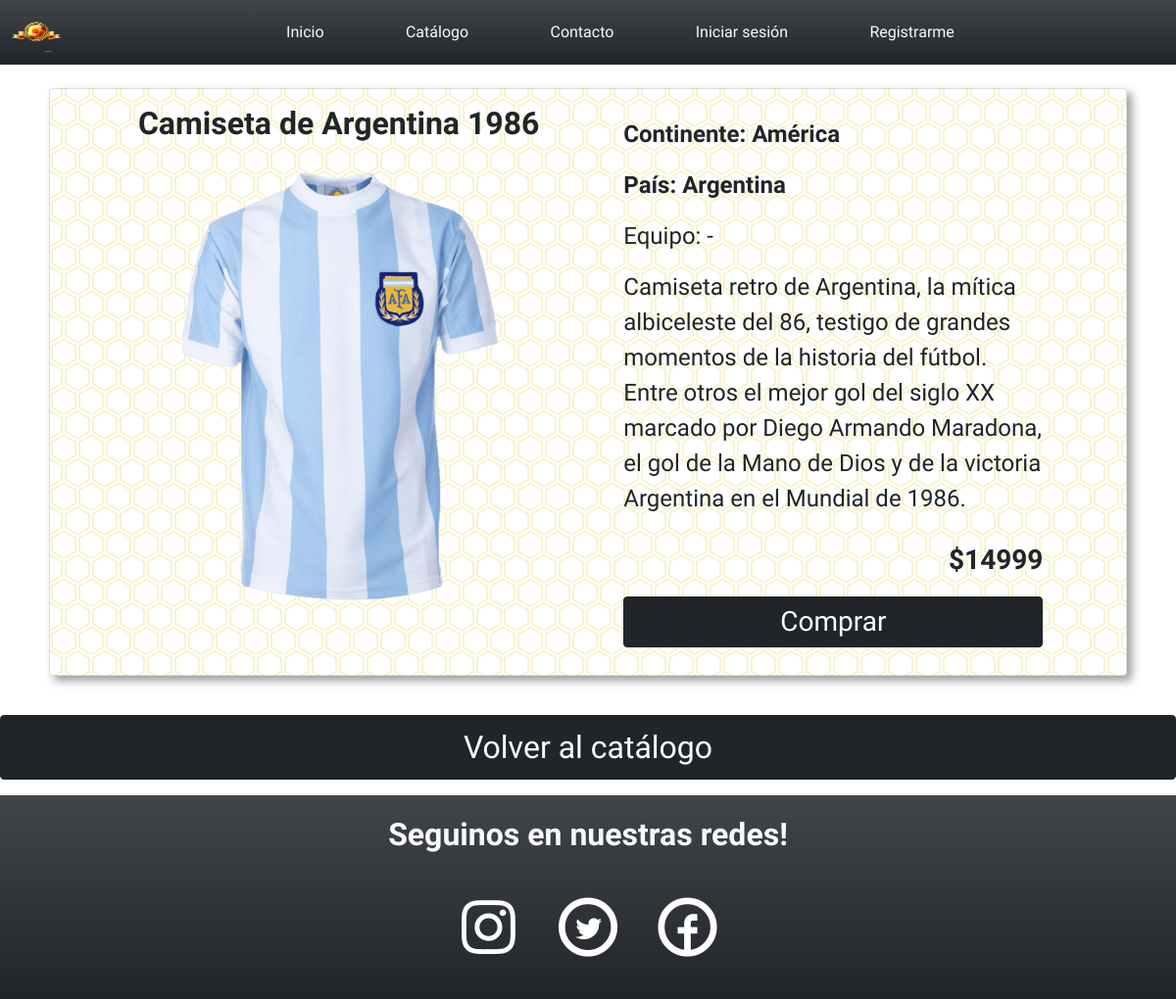
The page /sitio/index.php?seccion=items-detalle&id=10 on the database its author committed.
### tables this page shows
CREATE TABLE `camisetas` (
  `camiseta_id` mediumint(8) UNSIGNED NOT NULL,
  `descripcion` text DEFAULT NULL,
  `precio` int(10) UNSIGNED NOT NULL,
  `imagen` varchar(255) NOT NULL,
  `titulo` varchar(255) NOT NULL,
  `pais` varchar(100) DEFAULT NULL,
  `equipo` varchar(100) DEFAULT NULL,
  `usuario_fk` mediumint(8) UNSIGNED NOT NULL,
  `continente_fk` int(10) UNSIGNED NOT NULL
);

CREATE TABLE `continentes` (
  `continente_id` int(10) UNSIGNED NOT NULL,
  `nombre` varchar(75) NOT NULL
);

### sitio/clases/Modelos/ModeloBase.php (called while the page is built, shortened)
<?php
class ModeloBase {
    protected string $table = "";
    protected string $primaryKey = "";
    public function obtenerPorId(int $id): ?self {
        $db = DBConexion::getConexion();
        $query = "SELECT * FROM {$this->table}
                WHERE {$this->primaryKey} = ?";
        $stmt = $db->prepare($query);
        $stmt->execute([$id]);
        $stmt->setFetchMode(PDO::FETCH_CLASS, static::class);
        $obj = $stmt->fetch();
        return $obj ? $obj : null;
    }
}

### sitio/clases/Modelos/Remera.php (called while the page is built, shortened)
<?php
class Remera extends ModeloBase {
    protected int $continente_fk;
    protected string $titulo;
    protected string $imagen;
    protected int $precio;
    protected ?string $descripcion;
    protected ?string $pais;
    protected ?string $equipo;
    public function getTitulo() : string {
        return $this->titulo;
    }
    public function getImagen() : string {
        return $this->imagen;
    }
    public function getPrecio() : int {
        return $this->precio;
    }
    public function getDescripcion() : ?string {
        return $this->descripcion;
    }
    public function getPais() : ?string {
        return $this->pais;
    }
    public function getEquipo() : ?string {
        return $this->equipo;
    }
    public function getContinenteFK() : int {
        return $this->continente_fk;
    }
}

### sitio/clases/Modelos/Continente.php (called while the page is built, shortened)
<?php
class Continente extends ModeloBase {
    protected string $nombre;
    public function getNombre(): string {
        return $this->nombre;
    }
}

### sitio/secciones/items-detalle.php (the view, shortened to what this page needs)
<?php
$remera = (new Remera)->obtenerPorId($_GET['id']);
$continente = (new Continente)->obtenerPorId($remera->getContinenteFK());
?>
<section>
    <article class="d-flex row justify-content-evenly flex-xl-row col-11 mx-auto my-4 py-2 px-3 py-3 card fondo items rounded">
        <div class="col-12 col-xl-5">
            <h1 class="fs-2 fw-bold text-center"><?= htmlspecialchars($remera->getTitulo());?></h1>
            <img src="<?= 'img/' . htmlspecialchars($remera->getImagen());?>" alt="<?=htmlspecialchars($remera->getTitulo());?>" width="100%" height="80%" class="mt-3 mb-1 pb-0">
        </div>
        <div class="col-12 col-xl-5 m-1 p-2 d-flex flex-column justify-content-center">
            <p class="fs-4 fw-bold">Continente: <?= htmlspecialchars($remera->getContinenteFK() != null ? $continente->getNombre() : "-");?></p>
            <p class="fs-4 fw-bold">País: <?= htmlspecialchars($remera->getPais() != null ? $remera->getPais() : "-");?></p>
            <p class="fs-4">Equipo: <?= htmlspecialchars($remera->getEquipo() != null ? $remera->getEquipo() : "-");?></p>
            <p class="fs-4"><?= htmlspecialchars($remera->getDescripcion());?></p>
            <p class="fs-3 fw-bold mt-2 text-end">$<?= htmlspecialchars($remera->getPrecio());?></p>
            <form action="acciones/agregar-carrito.php" method="post">
                <div class="infoProducto">
                    <button class="btn btn-dark px-2 py-1 fs-3 w-100">Comprar</button>
                </div>
            </form>
        </div>
    </article>
    <a href="index.php?seccion=items" class="btn btn-dark p-2 my-3 fs-2 text-center w-100 mx-auto botonVolver">Volver al catálogo</a>
</section>

### sitio/css/estilos.css (style rules this page uses)
* { margin: 0; padding: 0; box-sizing: border-box; font-family: 'Caudex', serif; }
.fondo { background-color: #ffffff; }
.items { border-radius: 7%; box-shadow: 5px 5px 10px rgba(0, 0, 0, 0.4); }
.botonVolver { width: 70%; margin: auto; }

### rows shown on the page
camisetas: titulo "Camiseta de Argentina 1986", imagen (picture), continente_fk.nombre "América", pais "Argentina", equipo "-", descripcion "Camiseta retro de Argentina, la mítica albiceleste del 86, testigo de grandes momentos de la historia del fútbol. Entre otros el mejor gol del siglo XX marcado por Diego Armando Maradona, el gol de la Mano de Dios y de la victoria Argentina en el Mundial de 1986.", precio "14999"
